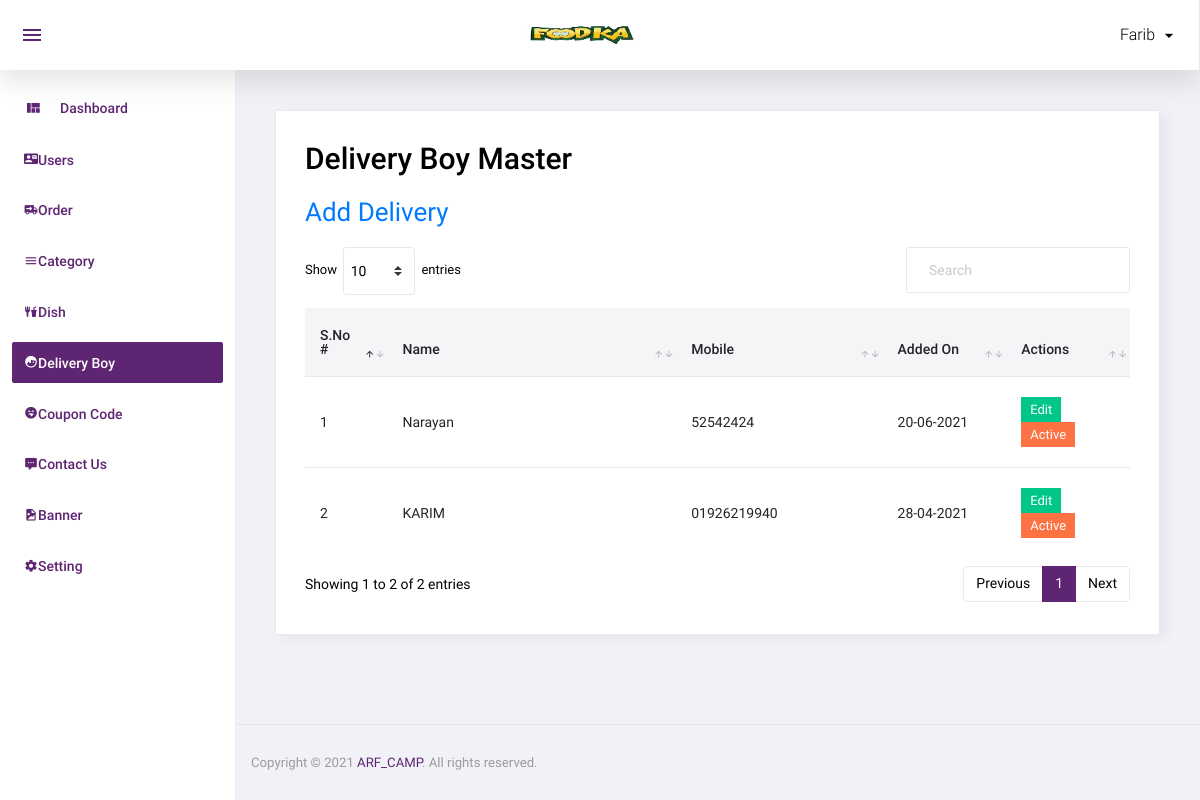
Before: /admin/delivery_boy.php (signed in) with the older database file.
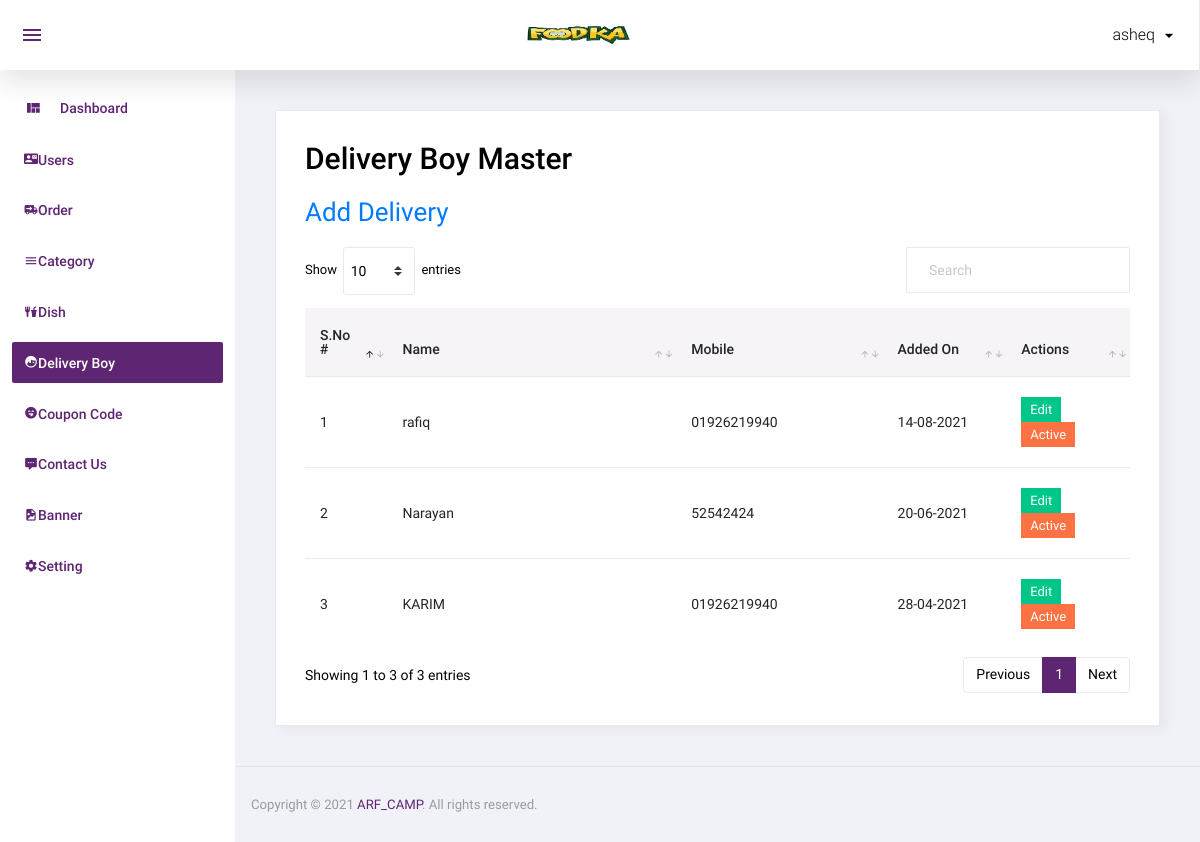
After: the same page with the newer database file.
### tables this page shows
CREATE TABLE `delivery_boy` (
  `id` int(11) NOT NULL,
  `name` varchar(50) NOT NULL,
  `mobile` varchar(50) NOT NULL,
  `password` varchar(50) NOT NULL,
  `status` int(11) NOT NULL,
  `added_on` datetime NOT NULL,
  `email` varchar(50) NOT NULL
);

### admin/delivery_boy.php (the view, shortened to what the changed rows need)
<?php
include('top.php');
$sql="select * from delivery_boy order by id desc";
$res=mysqli_query($con,$sql);
?>
  <div class="card">
            <div class="card-body">
              <h1 class="grid_title">Delivery Boy Master</h1>
			  <div class="row grid_box">
                <div class="col-12">
                  <div class="table-responsive">
                    <table id="order-listing" class="table">
                      <thead>
                        <tr>
                            <th width="10%">S.No #</th>
                            <th width="35%">Name</th>
                            <th width="25%">Mobile</th>
							<th width="15%">Added On</th>
                            <th width="20%">Actions</th>
                        </tr>
                      </thead>
                      <tbody>
                        <?php if(mysqli_num_rows($res)>0){
						$i=1;
						while($row=mysqli_fetch_assoc($res)){
						?>
						<tr>
                            <td><?php echo $i?></td>
                            <td><?php echo $row['name']?></td>
							<td><?php echo $row['mobile']?></td>
							<td>
							<?php
							$dateStr=strtotime($row['added_on']);
							echo date('d-m-Y',$dateStr);
							?>
							</td>
							<td>
								<a href="manage_delivery_boy.php?id=<?php echo $row['id']?>"><label class="badge badge-success hand_cursor">Edit</label></a>&nbsp;
								<?php
								if($row['status']==1){
								?>
								<a href="?id=<?php echo $row['id']?>&type=deactive"><label class="badge badge-danger hand_cursor">Active</label></a>
								<?php
								}else{
								?>
								<a href="?id=<?php echo $row['id']?>&type=active"><label class="badge badge-info hand_cursor">Deactive</label></a>
								<?php
								}
								?>
							</td>
                        </tr>
                        <?php
						$i++;
						} } else { ?>
						<tr>
							<td colspan="5">No data found</td>
						</tr>
						<?php } ?>
                      </tbody>
                    </table>
                  </div>
				</div>
              </div>
            </div>
          </div>
<?php include('footer.php');?>

### admin/top.php (shortened to what the changed rows need)
<!DOCTYPE html>
<html lang="en">
<head>
  <link rel="stylesheet" href="assets/css/materialdesignicons.min.css">
  <link rel="stylesheet" href="assets/css/vendor.bundle.base.css">
   <link rel="stylesheet" href="assets/css/dataTables.bootstrap4.css">
  <link rel="stylesheet" href="assets/css/bootstrap-datepicker.min.css">
  <link rel="stylesheet" href="assets/css/style.css">
</head>
<body class="sidebar-light">
  <div class="container-scroller">
    <nav class="navbar col-lg-12 col-12 p-0 fixed-top d-flex flex-row">
      <div class="navbar-menu-wrapper d-flex align-items-stretch justify-content-between">
        <ul class="navbar-nav navbar-nav-right">
          <li class="nav-item nav-profile dropdown">
            <a class="nav-link dropdown-toggle" href="#" data-toggle="dropdown" id="profileDropdown">
              <span class="nav-profile-name"><?php echo $_SESSION['ADMIN_USER'] ?></span>
            </a>
          </li>
        </ul>
      </div>
    </nav>
    <div class="container-fluid page-body-wrapper">
      <div class="main-panel">
        <div class="content-wrapper">

Changed rows visible on the page:
added delivery_boy: name "rafiq", mobile "01926219940", added_on "14-08-2021"
Other visible differences:
$_SESSION['ADMIN_USER']: "Farib" → "asheq"
text written by a page script: "Show entries Showing 1 to 2 of 2 entries Previous 1 Next" → "Show entries Showing 1 to 3 of 3 entries Previous 1 Next"
